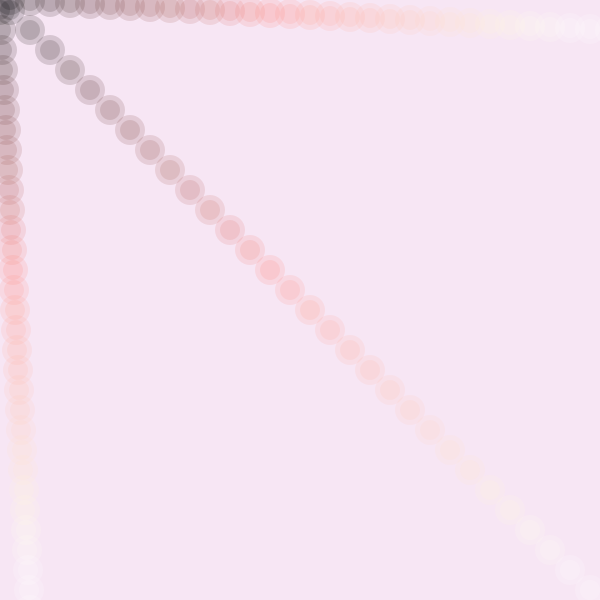
Frame 1 (no input)
Frame 60 (the mouse pressed at the canvas centre just before this capture): identical to frame 1, image omitted
Frame 120 (the mouse held since frame 60 and released just before this capture): identical to frame 1, image omitted

The Processing sketch that drew this single still picture (run headless with seeded random() and noise(); from frame 60 on, the mouse is pressed at the canvas centre):

// Processing sketch: processing_105708
// ── processing_105708.pde


int circleX[]= new int [100];
color circleColors[] = new color[100];
 
void setup(){
  size(600, 600);
 
  for(int i = 0; i < 100; i++){
    circleX[i] =10+ 20*i;
    circleColors[i] = color(i*20, i*10, i*9, 40);
  }
}
void draw(){
  background(247, 230, 244);
  noStroke();
  for(int i = 0; i < 100; i++){
    fill(circleColors[i]);
    ellipse(circleX[i],i, 30, 30);
    ellipse(circleX[i],i, 20, 20);
    ellipse(i,circleX[i], 30, 30);
    ellipse(i,circleX[i], 20, 20);
    ellipse(circleX[i],circleX[i], 30, 30);
    ellipse(circleX[i],circleX[i], 20, 20);
  } 
}
